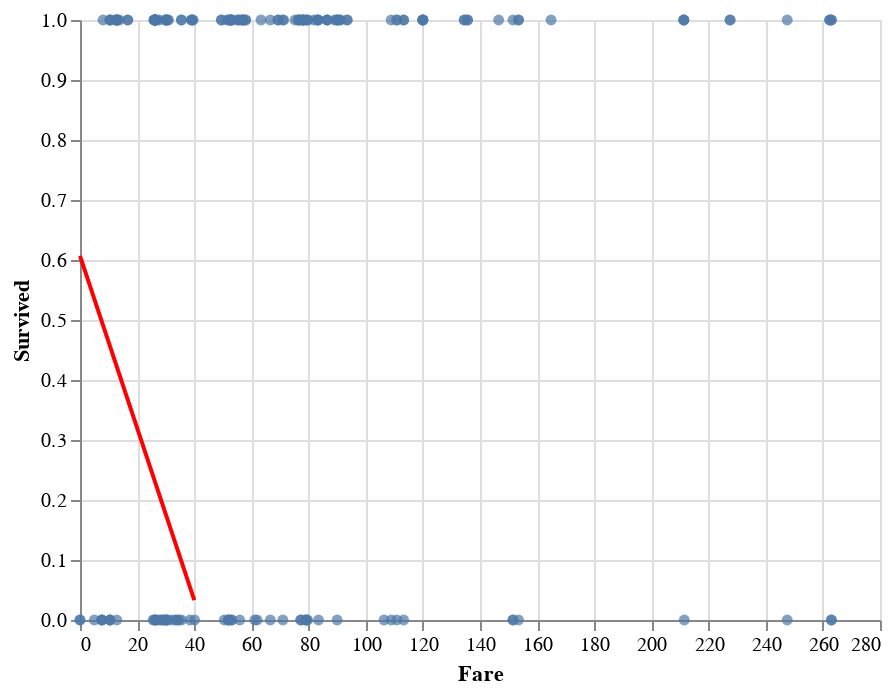

Here is the notebook cell this chart was saved with:
### Markdown cell above
Although this is a `Logistic Regression` Problem, we will try using `Linear Regression`.

### Code cell
draw_line(0.00082767, 0.6070082823070905)

### Figure 1 — Vega-Lite specification as saved in the notebook (floating-point values rounded to 4 significant figures; data arrays with more than 128 entries replaced by an {"elided": "..."} marker saying what was removed)
{"config": {"view": {"continuousWidth": 400, "continuousHeight": 300}}, "layer": [{"data": {"name": "data-e54c215a702451eb3e9abb7ead61332e"}, "mark": "circle", "encoding": {"x": {"type": "quantitative", "field": "Fare"}, "y": {"type": "quantitative", "field": "Survived"}}}, {"data": {"name": "data-cc37d0bf23bb07945d37405a088c1708"}, "mark": {"type": "line", "color": "red"}, "encoding": {"x": {"type": "quantitative", "field": "Fare"}, "y": {"type": "quantitative", "field": "Survived"}}}], "$schema": "https://vega.github.io/schema/vega-lite/v4.8.1.json", "datasets": {"data-e54c215a702451eb3e9abb7ead61332e": {"elided": "181 records"}, "data-cc37d0bf23bb07945d37405a088c1708": [{"Fare": 0, "Survived": 0.607}, {"Fare": 40, "Survived": 0.03311}]}}
